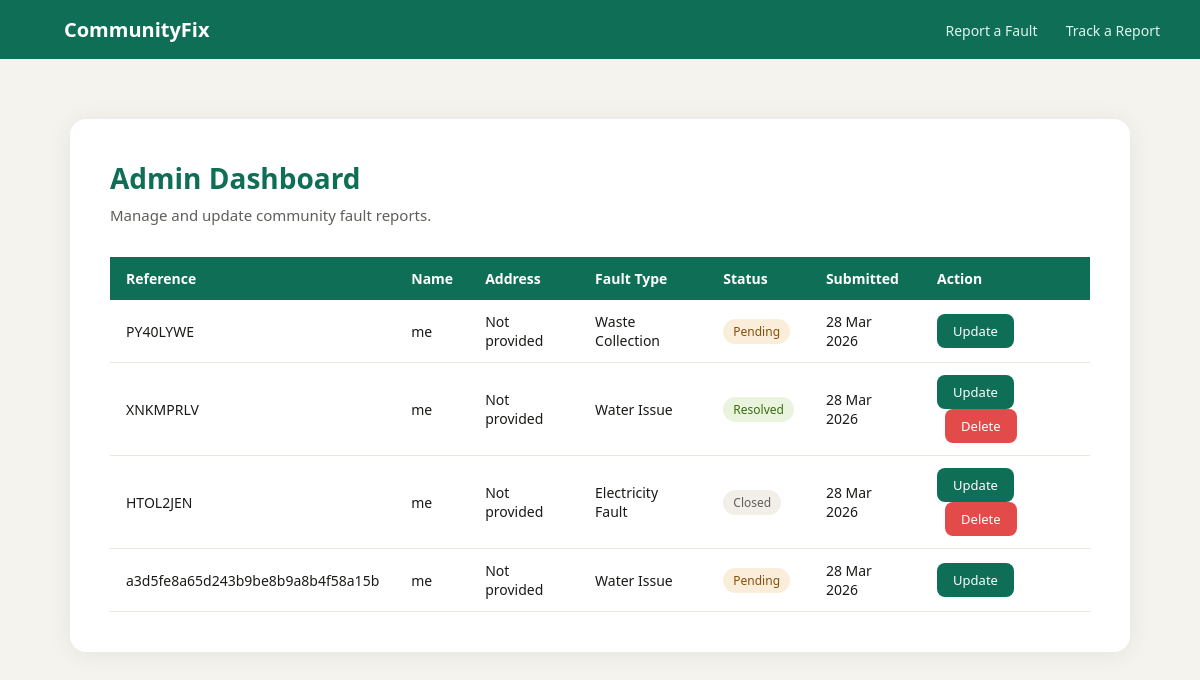
The page /admin-dashboard/ (signed in) on the database as committed earlier.
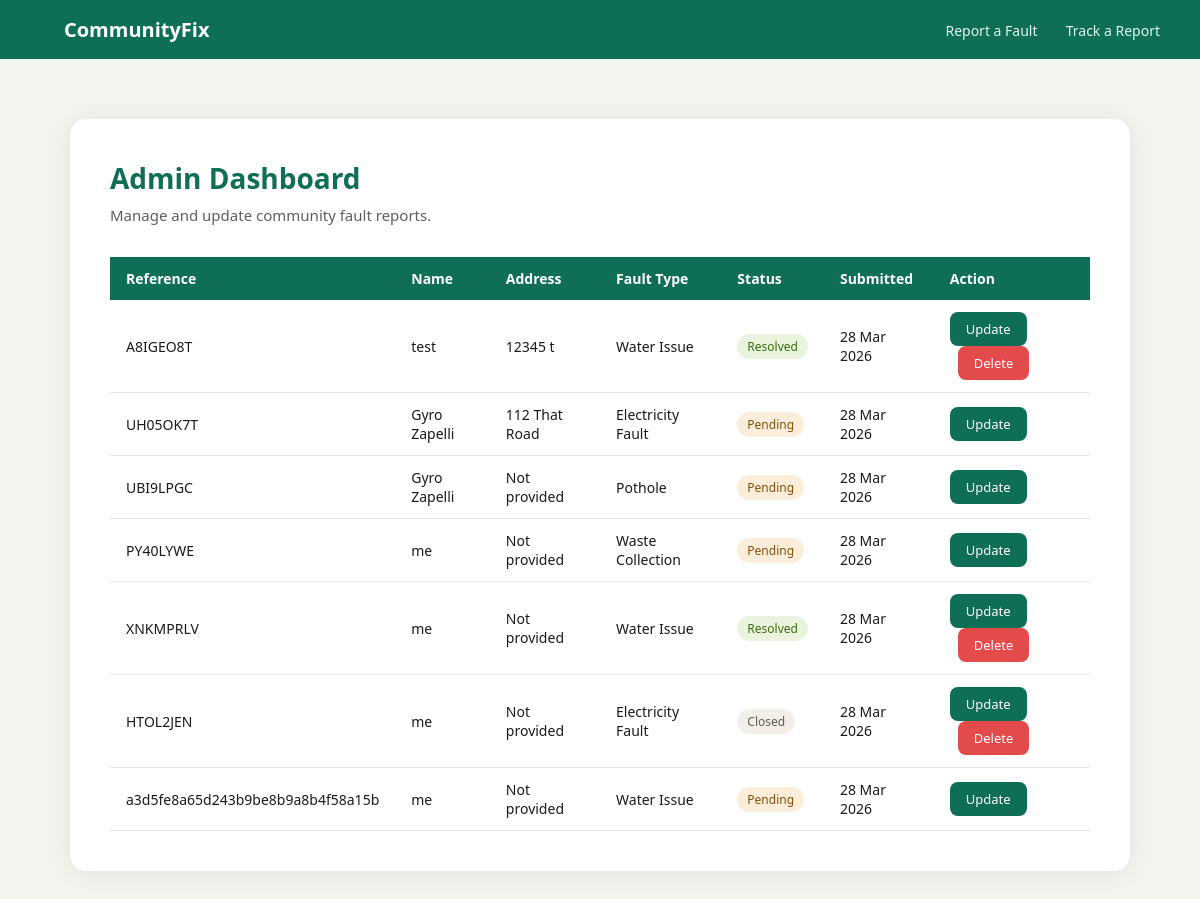
The same page on the database as committed later.
### reports/models.py (models this page shows, shortened)
class Report(models.Model):
    FAULT_TYPE_CHOICES = [
        ('water', 'Water Issue'),
        ('electricity', 'Electricity Fault'),
        ('pothole', 'Pothole'),
        ('waste', 'Waste Collection'),
        ('sewage', 'Sewage Problem'),
        ('other', 'Other'),
    ]
    STATUS_CHOICES = [
        ('pending', 'Pending'),
        ('in_progress', 'In Progress'),
        ('resolved', 'Resolved'),
        ('disputed', 'Disputed'),
        ('closed', 'Closed'),
    ]
    reference_number = models.CharField(max_length=8, default=generate_reference, editable=False, unique=True)
    name = models.CharField(max_length=255)
    phone = models.CharField(max_length=15)
    email = models.EmailField(blank=True, null=True)
    address = models.CharField(max_length=500, blank=True, null=True)
    latitude = models.DecimalField(max_digits=9, decimal_places=6, blank=True, null=True)
    longitude = models.DecimalField(max_digits=9, decimal_places=6, blank=True, null=True)
    fault_type = models.CharField(max_length=100, choices=FAULT_TYPE_CHOICES)
    description = models.TextField()
    photo = models.ImageField(upload_to='fault_photos/')
    status = models.CharField(max_length=20, choices=STATUS_CHOICES, default='pending')
    submitted_at = models.DateTimeField(auto_now_add=True)
    updated_at = models.DateTimeField(auto_now=True)

### reports/views.py (the view)
# urls.py: path('admin-dashboard/', views.admin_dashboard, name='admin_dashboard'),
@staff_member_required
def admin_dashboard(request):
    reports = Report.objects.all().order_by('-submitted_at')
    return render(request, 'reports/admin_dashboard.html', {'reports': reports})

### reports/templates/reports/admin_dashboard.html (shortened to what this page needs)
{% load static %}
<!DOCTYPE html>
<html lang="en">
<head>
    <link rel="stylesheet" href="{% static 'reports/css/style.css' %}">
</head>
<body>
    <nav>
        <a href="/" class="logo">CommunityFix</a>
        <div>
            <a href="/reports/submit/">Report a Fault</a>
            <a href="/tracking/track/">Track a Report</a>
        </div>
    </nav>
    <div class="container" style="max-width: 1100px;">
        <div class="card">
            <h1>Admin Dashboard</h1>
            <p class="subtitle">Manage and update community fault reports.</p>
            <table>
                <thead>
                    <tr>
                        <th>Reference</th>
                        <th>Name</th>
			<th>Address</th>
                        <th>Fault Type</th>
                        <th>Status</th>
                        <th>Submitted</th>
                        <th>Action</th>
                    </tr>
                </thead>
                <tbody>
                    {% for report in reports %}
                    <tr>
                        <td>{{ report.reference_number }}</td>
                        <td>{{ report.name }}</td>
			<td>{{ report.address|default:"Not provided" }}</td>
                        <td>{{ report.get_fault_type_display }}</td>
                        <td>
                            <span class="badge badge-{{ report.status }}">
                                {{ report.get_status_display }}
                            </span>
                        </td>
                        <td>{{ report.submitted_at|date:"d M Y" }}</td>
                        <td>
                            <a href="/reports/update-status/{{ report.reference_number }}/" class="btn" style="padding: 8px 16px; font-size: 13px; margin-top: 0;">Update</a>
			{% if report.status == 'closed' or report.status == 'resolved' %}
			<a href="/reports/delete/{{ report.reference_number }}/" class="btn" style="padding: 8px 16px; font-size: 13px; margin-top: 0; background: #E24B4A; margin-left: 8px;">Delete</a>
			{% endif %}                        </td>
                    </tr>
                    {% empty %}
                    <tr>
                        <td colspan="6" style="text-align: center; color: #5F5E5A;">No reports submitted yet.</td>
                    </tr>
                    {% endfor %}
                </tbody>
            </table>
        </div>
    </div>
</body>
</html>

Rows that differ between the two databases and show on the page:
added Report: reference_number "A8IGEO8T", name "test", address "12345 t", fault_type "Water Issue", status "Resolved", submitted_at "28 Mar 2026"
added Report: reference_number "UH05OK7T", name "Gyro Zapelli", address "112 That Road", fault_type "Electricity Fault", status "Pending", submitted_at "28 Mar 2026"
added Report: reference_number "UBI9LPGC", name "Gyro Zapelli", address "Not provided", fault_type "Pothole", status "Pending", submitted_at "28 Mar 2026"
